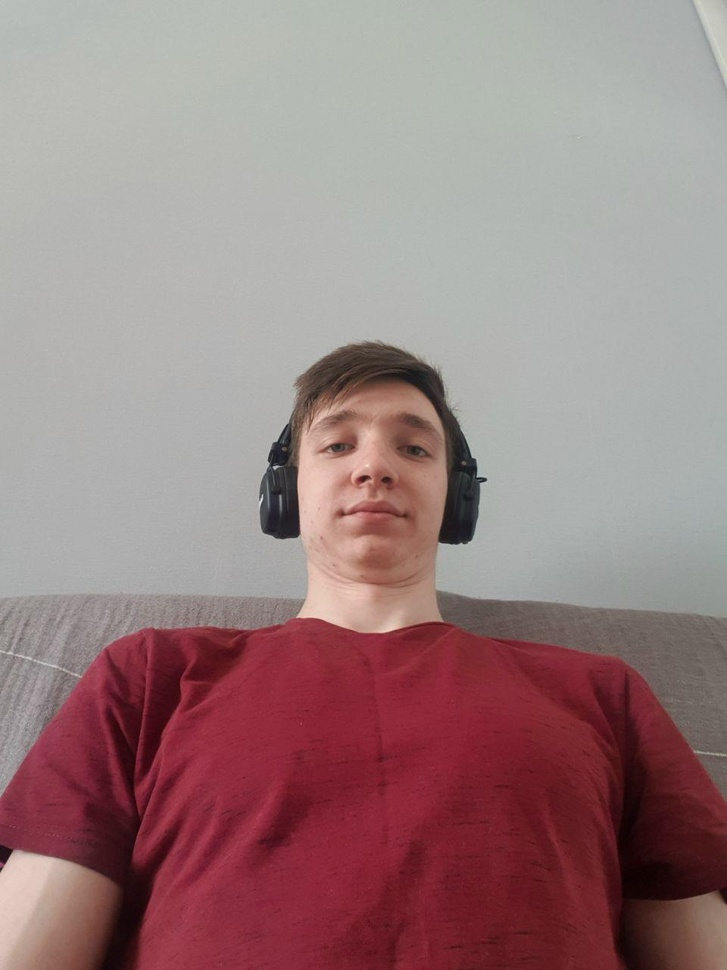
#> input picture image.jpg, 727 x 970 px, shrunk from 960 x 1280 before the run
$ python laplacian.py
#> lines starting #> are read from the running program, lines starting #| are printed output that depends on the picture
import cv2
from matplotlib import pyplot

im = cv2.imread('image.jpg', 0)
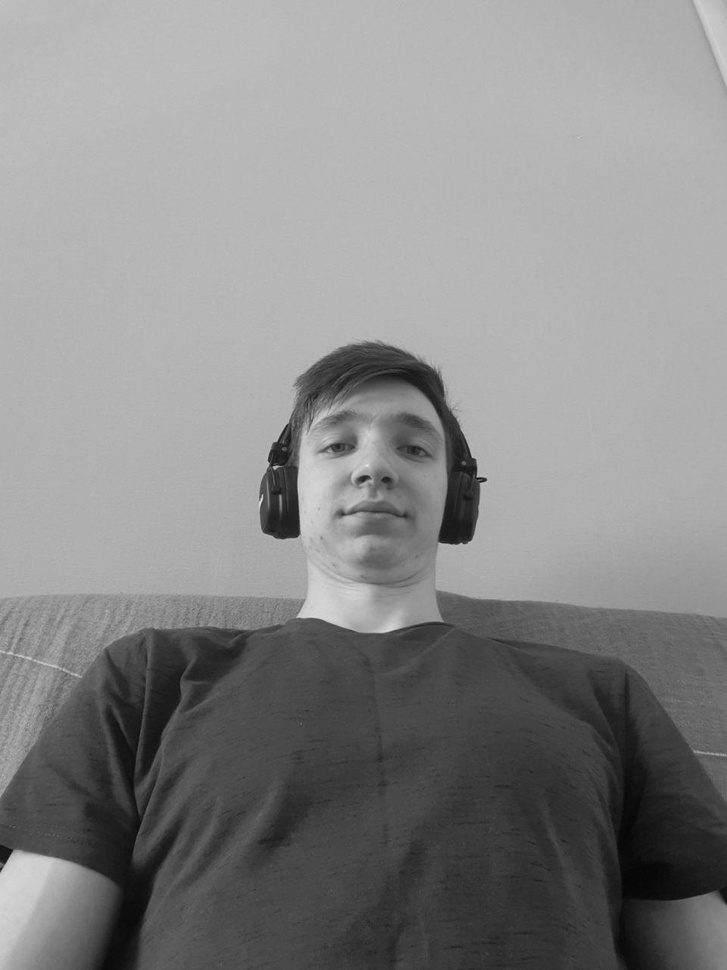
#> im: shape (970, 727); min 5, max 231, mean 135.6
lapl = cv2.Laplacian(im, -1)
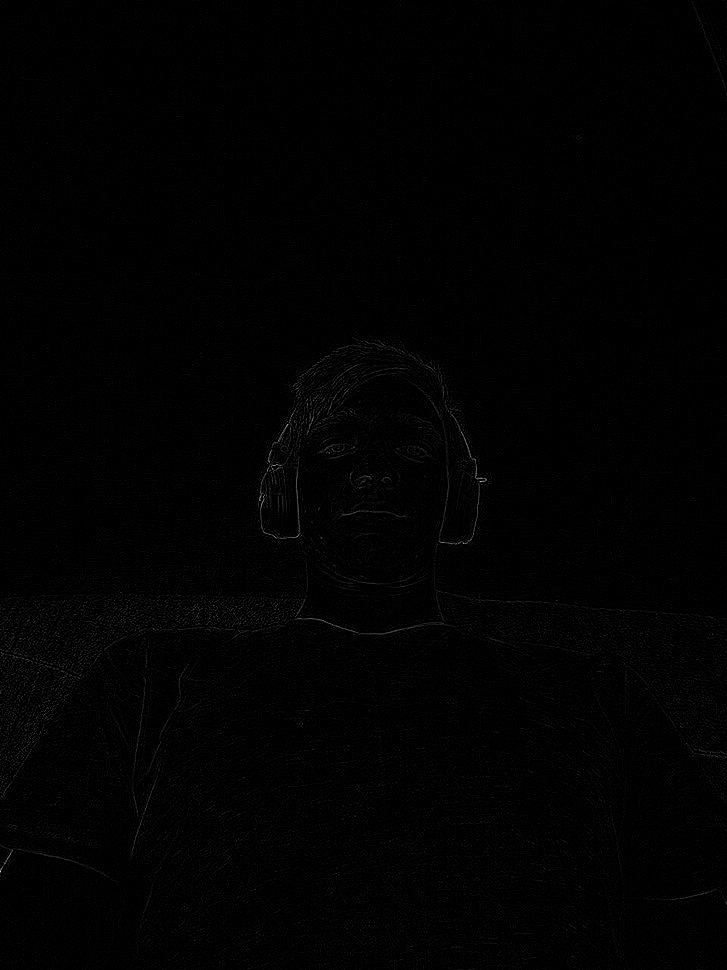
#> lapl: shape (970, 727); min 0, max 210, mean 1.8

pyplot.subplot(1, 2, 1)
pyplot.imshow(im)
pyplot.title('Original')

pyplot.subplot(1, 2, 2)
pyplot.imshow(lapl)
pyplot.title('Laplacian')

pyplot.show()
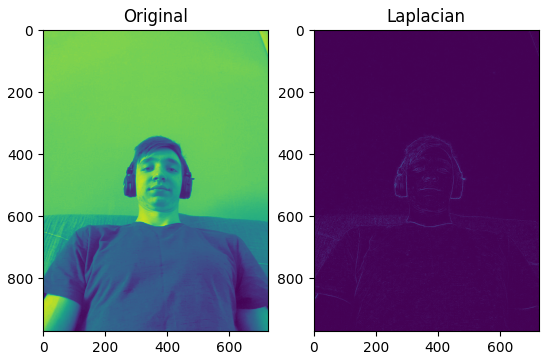
#> figure drawn by matplotlib, 2 panels
